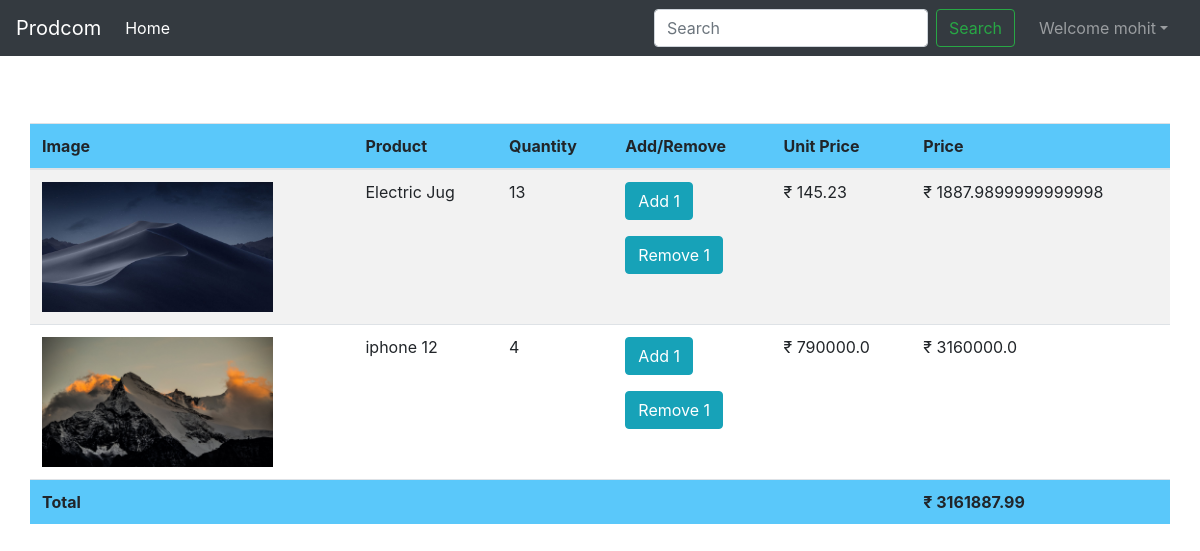
Screenshot of /cart/ (signed in) with the database file from the repository.
### home/models.py (models this page shows)
class Productitem(models.Model):
    seller = models.ForeignKey(Account, on_delete=models.CASCADE)
    name = models.CharField(max_length=100)
    description = models.CharField(max_length=500)
    category = models.CharField(max_length=50)
    quantity = models.IntegerField()
    price = models.FloatField()
    image1 = models.ImageField(upload_to='productitem/%m/%d/')
    image2 = models.ImageField(upload_to='productitem/%m/%d/')

### cart/views.py (the view)
# urls.py: path('', views.cart_detail, name='cart_detail'),
def cart_detail(request):
    product_id = request.POST['product_id'] if 'product_id' in request.POST else ''
    loguser = request.user
    if loguser.is_anonymous:
            return HttpResponse("Something Went Wrong")
    customer = get_object_or_404(Account, user=loguser)
    cart, totalcost = CartShow(customer)
    return render(request, 'cart/detail.html', {'cart': cart, 'totalcost' : totalcost})

### cart/cart.py (called while the page is built)
def CartShow(customer):
    cart = shopcart.objects.filter(customer=customer)
    cartitemlist = []
    carttotalcost = 0
    if cart:
        for cartitem in cart:
            dt = {}
            dt['productid'] = cartitem.product.id
            dt['productname'] = cartitem.product.name
            dt['productimage'] = cartitem.product.image1.url
            dt['quantity'] = cartitem.quantity
            dt['productcost'] = cartitem.product.price
            dt['producttotalcost'] = cartitem.quantity*(cartitem.product.price)
            carttotalcost += dt['producttotalcost']
            cartitemlist.append(dt)
    return cartitemlist, carttotalcost

### templates/cart/detail.html (shortened to what this page needs)
{% include 'navbar.html' %}
<head>
    {% load static %}
    <link href='https://stackpath.bootstrapcdn.com/bootstrap/4.4.1/css/bootstrap.min.css' rel='stylesheet'>
    <link href='https://cdnjs.cloudflare.com/ajax/libs/font-awesome/4.7.0/css/font-awesome.min.css' rel='stylesheet'>
</head>
<body>
    <div class="container">
        <div class="row" style="margin-top: 6%">
            <table class="table table-striped table-hover">
                <thead style="background-color: #5AC8FA">
                    <tr>
                        <th>Image</th>
                        <th>Product</th>
                        <th>Quantity</th>
                        <th>Add/Remove</th>
                        <th>Unit Price</th>
                        <th>Price</th>
                    </tr>
                </thead>
                <tbody>
                {% for item in cart %}
                        <tr>
                            <td>
                                    <img src="{{ item.productimage }}" alt="..." style="height: 130px; width: auto">
                            </td>
                            <td>{{ item.productname }}</td>
                            <td>
                                {{ item.quantity }}
                            </td>
                            <td>
                                <form action='/cart/add/' method="post"> {% csrf_token %}
                                    <input type="submit" value="Add 1" class="btn btn-info">
                                </form>
                                <form action='/cart/remove/' method="post"> {% csrf_token %}
                                    <input type="submit" value="Remove 1" class="btn btn-info">
                                </form>
                            </td>
                            <td>₹ {{ item.productcost }}</td>
                            <td>₹ {{ item.producttotalcost }}</td>
                        </tr>
                {% endfor %}
                <tr style="background-color: #5AC8FA">
                    <td><b>Total</b></td>
                    <td colspan="4"></td>
                    <td colspan="num"><b>₹ {{ totalcost }}</b></td>
                </tr>
                </tbody>
            </table>
        </div>
    </div>
</body>

### templates/navbar.html (shortened to what this page needs)
<nav class="navbar navbar-expand-lg navbar-dark bg-dark">
    <a class="navbar-brand" href="/">Prodcom</a>
    <div class="collapse navbar-collapse" id="navbarSupportedContent">
      <ul class="navbar-nav mr-auto">
        <li class="nav-item active">
          <a class="nav-link" href="/">Home <span class="sr-only">(current)</span></a>
        </li>
      </ul>
      <form method="get" action="/search"class="form-inline my-2 my-lg-0 mx-3">
        <input class="form-control mr-sm-2" type="search" placeholder="Search" aria-label="Search" name="query" id="query">
        <button class="btn btn-outline-success my-2 my-sm-0 " type="submit">Search</button>
      </form>
{% if user.is_authenticated %}
<ul class="navbar-nav mr-2">
<li class="nav-item dropdown">
<a class="nav-link dropdown-toggle" href='#' id="navbarDropdown" role="button" data-toggle="dropdown"> Welcome {{request.user}}</a>
      </li>
      </ul>
      </div>
{% endif %}
  </nav>

### rows the page displays
Productitem: productname "Electric Jug", productcost "145.23"
Productitem: productname "iphone 12", productcost "790000.0"

### other values shown
{{ request.user }} "mohit"
{{ item.quantity }} "13" "4"
{{ item.producttotalcost }} "1887.9899999999998" "3160000.0"
{{ totalcost }} "3161887.99"
